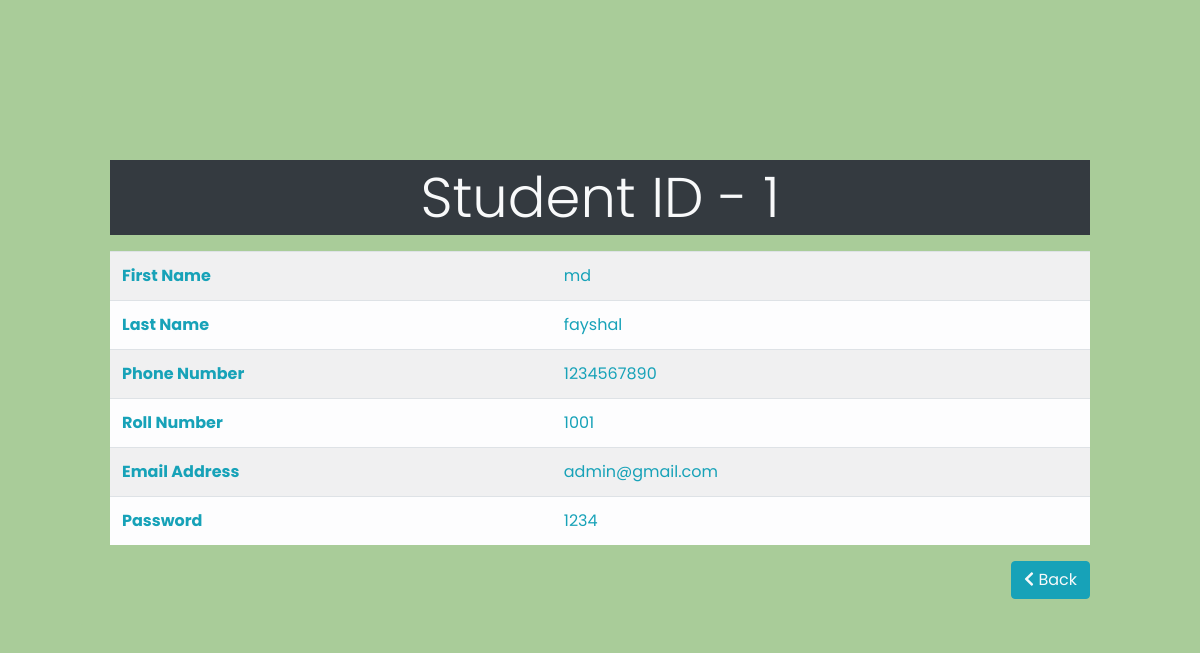
Page /showresult.php?id=1 on the committed database.
### tables this page shows
CREATE TABLE IF NOT EXISTS `students` (
  `id` int NOT NULL AUTO_INCREMENT,
  `first_name` varchar(30) DEFAULT NULL,
  `last_name` varchar(30) DEFAULT NULL,
  `mobile` varchar(30) DEFAULT NULL,
  `roll_number` int DEFAULT NULL,
  `email` varchar(50) DEFAULT NULL,
  `student_pass` varchar(50) DEFAULT NULL,
  `class_id` int NOT NULL,
  PRIMARY KEY (`id`)
);

### showresult.php (the view)
<?php
include('DBheader.php');
require_once('database.php');
?>
<?php
$id=$_GET['id'];
$show = "SELECT * FROM students WHERE id = $id";
$result = mysqli_query($connection,$show);
?>
<div class=" container-fluid">
<div class="container   p-5 mt-5">
    <div class="jumbotron green">
    <h3 class="display-4 text-center bg-dark text-light py-1 mb-3"><?php echo"Student ID - ".$id;?></h3>
        <table class="table table-light table-striped text-info">
        <tbody>
        <?php
                while ($sh=mysqli_fetch_assoc($result)){
            ?>
            <tr>
            <th>First Name</th>
            <td><?php echo $sh['first_name'];?></td>
            </tr>
            <tr>
            <th>Last Name</th>
            <td><?php echo $sh['last_name'];?></td>
            </tr>
            <tr>
            <th>Phone Number</th>
            <td><?php echo $sh['mobile'];?></td>
            </tr>
            <tr>
            <th>Roll Number</th>
            <td><?php echo $sh['roll_number'];?></td>
            </tr>
            <tr>
            <th>Email Address</th>
            <td><?php echo $sh['email'];?></td>
            </tr>
            <tr>
            <th>Password</th>
            <td><?php echo $sh['student_pass'];?></td>
            </tr>
        <?php }?>
        </tbody>
        </table>
    <div class="text-end">
    <a href="studentlist.php" class="btn btn-info text-light float-right"><i class="fas fa-chevron-left"></i> Back</a>
    </div>
    </div>
</div>
</div>

### sidebar.css (style rules this page uses)
body { font-family: 'Poppins', sans-serif; }
a, a:hover, a:focus { color: inherit; text-decoration: none; transition: all 0.3s; }

### style.css (style rules this page uses)
body { height: auto; width: auto; background-color: rgb(169, 204, 153); }
.green { background-color: rgb(169, 204, 153); }

### rows in the picture
students: first_name "md", last_name "fayshal", mobile "1234567890", roll_number "1001", email "admin@gmail.com", student_pass "1234"

### other values in the picture
$id "1"
